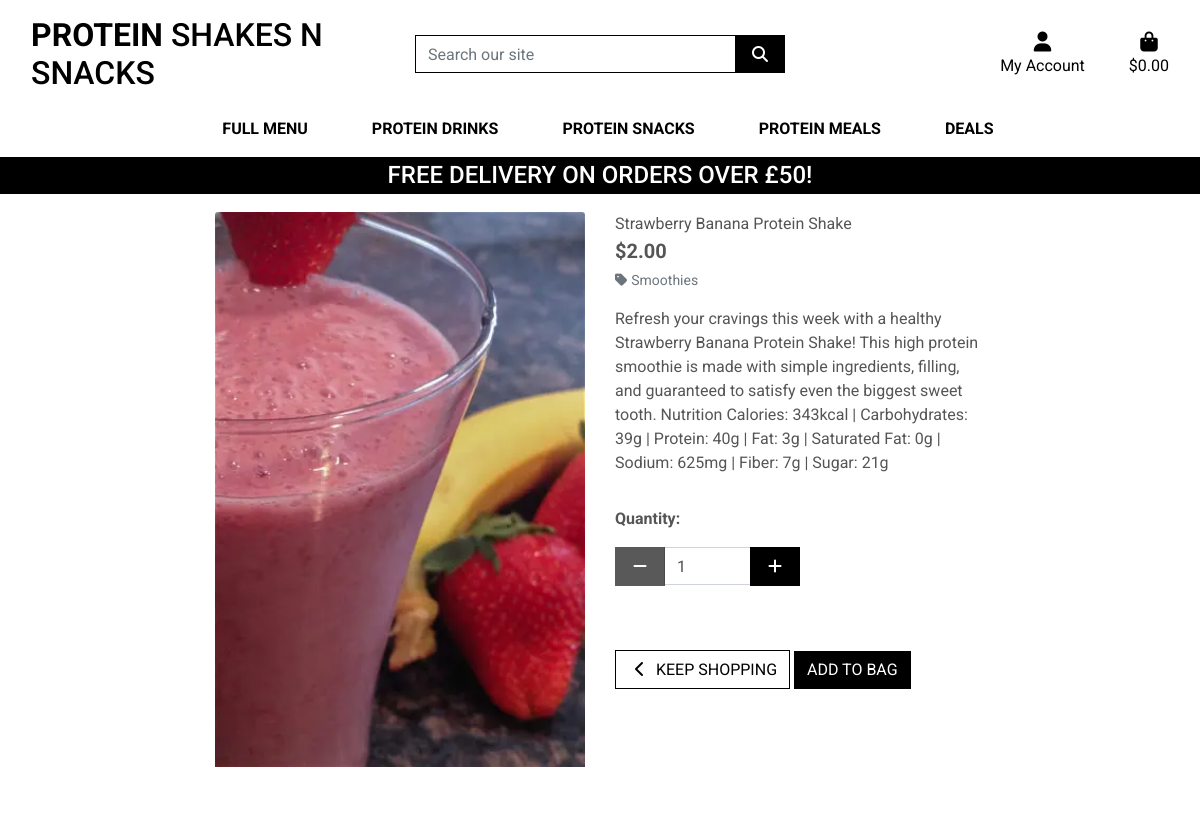
Page /menu_items/4 on the committed database.
### menu_items/models.py (models this page shows, shortened)
class Item(models.Model):
    category = models.ForeignKey('Category', null=True, blank=True, on_delete=models.SET_NULL)
    sku = models.CharField(max_length=254, null=True, blank=True)
    name = models.CharField(max_length=254)
    description = models.TextField()
    price = models.DecimalField(max_digits=6, decimal_places=2)
    image_url = models.URLField(max_length=1024, null=True, blank=True)
    image = models.ImageField(null=True, blank=True)

class Category(models.Model):
    class Meta:
        verbose_name_plural = 'Categories'
    name = models.CharField(max_length=254)
    friendly_name = models.CharField(max_length=254, null=True, blank=True)

### menu_items/views.py (the view)
# urls.py: path('<item_id>', views.item_detail, name='item_detail'),
def item_detail(request, item_id):
    item = get_object_or_404(Item, pk=item_id)
    context = {
        'item': item,
    }
    return render(request, 'menu_items/item_detail.html', context)

### bag/contexts.py (called while the page is built, shortened)
def bag_contents(request):
    bag_items = []
    total = 0
    item_count = 0
    bag = request.session.get('bag', {})
    if total < settings.FREE_DELIVERY_THRESHOLD:
        delivery = total * Decimal(settings.STANDARD_DELIVERY_PERCENTAGE / 100)
        free_delivery_delta = settings.FREE_DELIVERY_THRESHOLD - total
    else:
        delivery = 0
        free_delivery_delta = 0
    grand_total = delivery + total
    context = {
        'bag_items': bag_items,
        'total': total,
        'item_count': item_count,
        'delivery': delivery,
        'free_delivery_delta': free_delivery_delta,
        'free_delivery_threshold': settings.FREE_DELIVERY_THRESHOLD,
        'grand_total': grand_total,
    }
    return context

### menu_items/templates/menu_items/item_detail.html (shortened to what this page needs)
{% extends "base.html" %}
{% load static %}
{% block page_header %}
    <div class="container header-container">
    </div>
{% endblock %}
{% block content %}
    <div class="overlay"></div>
    <div class="container-fluid">
        <div class="row">
            <div class="col-12 col-md-6 col-lg-4 offset-lg-2">
                <div class="image-container my-5">
                    {% if item.image %}
                        <a href="{{ item.image.url }}" target="_blank">
                            <img class="card-img-top img-fluid" src="{{ item.image.url }}" alt="{{ item.name }}">
                        </a>
                        {% else %}
                        <a href="">
                            <img class="card-img-top img-fluid" src="{{ MEDIA_URL }}noimage.png" alt="{{ item.name }}">
                        </a>
                    {% endif %}
                </div>
            </div>
            <div class="col-12 col-md-6 col-lg-4">
                <div class="product-details-container mb-5 mt-md-5">
                    <p class="mb-0">{{ item.name }}</p>
                    <p class="lead mb-0 text-left font-weight-bold">${{ item.price }}</p>
                    {% if item.category %}
                    <p class="small mt-1 mb-0">
                        <a class="text-muted" href="{% url 'menu_items' %}?category={{ item.category.name }}">
                            <i class="fas fa-tag mr-1"></i>{{ item.category.friendly_name }}
                        </a>
                    </p>
                    {% endif %}
                    <p class="mt-3">{{ item.description }}</p>
                    <form class="form" action="{% url 'add_to_bag' item.id %}" method="POST">
                        <div class="form-row">
                            <div class="col-12">
                                <p class="mt-3"><strong>Quantity:</strong></p>
                                <div class="form-group w-50">
                                    <div class="input-group">
                                        <div class="input-group-prepend">
                                            <button class="decrement-qty btn btn-black rounded-0"
                                                data-item_id="{{ item.id }}" id="decrement-qty_{{ item.id }}">
                                                <span class="icon">
                                                    <i class="fas fa-minus"></i>
                                                </span>
                                            </button>
                                        </div>
                                        <input class="form-control qty_input" type="number"
                                            name="quantity" value="1" min="1" max="99"
                                            data-item_id="{{ item.id }}"
                                            id="id_qty_{{ item.id }}">
                                        <div class="input-group-append">
                                            <button class="increment-qty btn btn-black rounded-0"
                                                data-item_id="{{ item.id }}" id="increment-qty_{{ item.id }}">
                                                <span class="icon">
                                                    <i class="fas fa-plus"></i>
                                                </span>
                                            </button>
                                        </div>
                                    </div>
                                </div>
                            </div>
                            <div class="col-12">
                                <a href="{% url 'menu_items' %}" class="btn btn-outline-black rounded-0 mt-5">
                                    <span class="icon">
                                        <i class="fas fa-chevron-left"></i>
                                    </span>
                                    <span class="text-uppercase">Keep Shopping</span>
                                </a>
                                <input type="submit" class="btn btn-black rounded-0 text-uppercase mt-5" value="Add to Bag">
                            </div>
                        </div>
                    </form>
                </div>
            </div>
        </div>
    </div>
{% endblock %}

### static/css/base.css (style rules this page uses)
html { height: 100%; }
body { background: url('/media/pexels-kindel-media-8181548.jpg') no-repeat center center fixed; background-size: cover; height: calc(100vh - 164px); color: #555; font-family: 'Roboto', sans-serif; }
.icon { align-items: center; display: inline-flex; justify-content: center; height: 1.5rem; width: 1.5rem; }
.btn-black { background: black; color: white; }
.btn-outline-black { background: white; color: black !important; border: 1px solid black; }
.overlay { height: 100%; width: 100%; top: 0; left: 0; position: fixed; background: white; z-index: -1; }
@media (min-width: 1200px) { .container { max-width: 80%; } }
@media (min-width: 992px) { .header-container { padding-top: 164px; } }

### rows in the picture
Item: image (picture), name "Strawberry Banana Protein Shake", price "2.00", category.friendly_name "Smoothies", description "Refresh your cravings this week with a healthy Strawberry Banana Protein Shake! This high protein smoothie is made with simple ingredients, filling, and guaranteed to satisfy even the biggest sweet tooth. Nutrition Calories: 343kcal | Carbohydrates: 39g | Protein: 40g | Fat: 3g | Saturated Fat: 0g | Sodium: 625mg | Fiber: 7g | Sugar: 21g"

### other values in the picture
{{ free_delivery_threshold }} "50"
